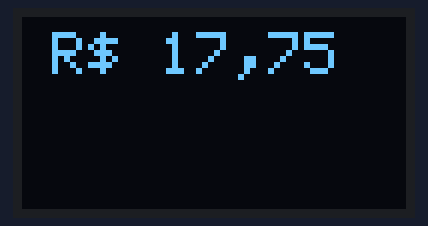
Recording of a sketch running on a simulated Arduino Uno, built with avr-gcc and run on an emulated ATmega328P. Shown: 128×64 one-colour display.

Above: at 0.1 s.
At 10.1 s:
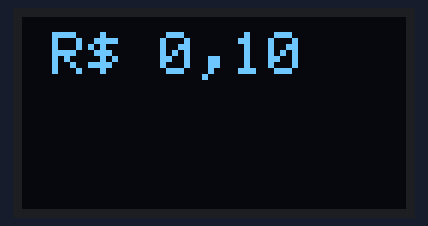
At 12.8 s:
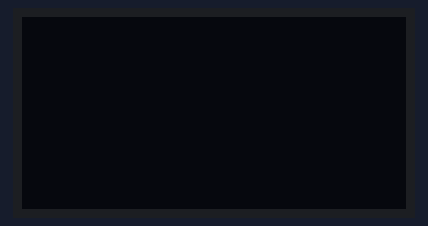

Measured:
- by itself, everything shown: repeats every 23.2 s, in 7 steps
- what the display in image 1 shows lasts 0.5 s, from 10.1 s to 10.6 s

The sketch:

visor.ino
```cpp
//Exemplo https://startingelectronics.org/tutorials/arduino/modules/OLED-128x64-I2C-display/
#include <Wire.h>
#include <Adafruit_SSD1306.h>
#include <Adafruit_GFX.h>

// OLED display TWI address
#define OLED_ADDR   0x3C

Adafruit_SSD1306 display(-1);

//#if (SSD1306_LCDHEIGHT != 64)
//#error("Height incorrect, please fix Adafruit_SSD1306.h!");
//#endif

void setup() {
  // initialize and clear display
  display.begin(SSD1306_SWITCHCAPVCC, OLED_ADDR);
  display.clearDisplay();
  display.setCursor(10,5);
  display.setTextSize(2.5);
  display.setTextColor(WHITE);
 // display.print("R$ 10,45");
  //display.display();

}

void loop() {
  mostraSaldo();
  delay(10000);
  piscaValor("R$ 0,10");
  mostraSaldo();
  delay(10000);
}

void piscaValor(String valor){
  int count = 0;
  while(count <= 2) {
      display.clearDisplay();
      display.setCursor(10,5);
      display.print(valor);
      display.display();
      delay(500);
      display.clearDisplay();
      display.setCursor(10,5);
      display.print("");
      display.display();
      delay(500);
      display.clearDisplay();
      count++;
    }
  }

void mostraSaldo(){
  display.setCursor(10,5);
  display.print("R$ 17,75");
  display.display();
}
```
